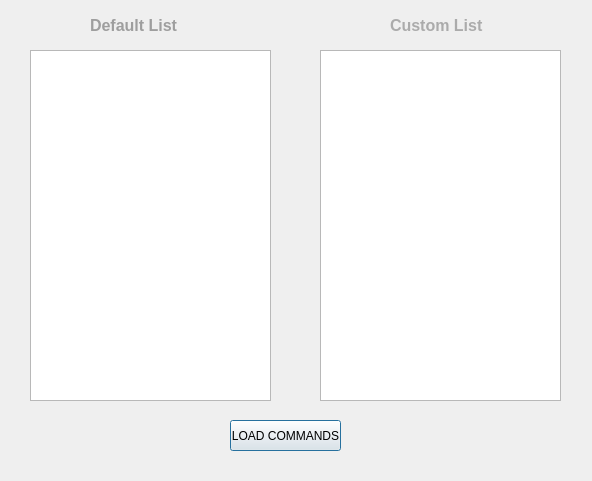
<?xml version="1.0" encoding="UTF-8"?>
<ui version="4.0">
 <class>Display</class>
 <widget class="QDialog" name="Display">
  <property name="geometry">
   <rect>
    <x>0</x>
    <y>0</y>
    <width>592</width>
    <height>481</height>
   </rect>
  </property>
  <property name="windowTitle">
   <string>Dialog</string>
  </property>
  <widget class="QPushButton" name="pushButton">
   <property name="geometry">
    <rect>
     <x>230</x>
     <y>420</y>
     <width>111</width>
     <height>31</height>
    </rect>
   </property>
   <property name="text">
    <string>LOAD COMMANDS</string>
   </property>
  </widget>
  <widget class="QTextBrowser" name="textBrowser">
   <property name="geometry">
    <rect>
     <x>30</x>
     <y>50</y>
     <width>241</width>
     <height>351</height>
    </rect>
   </property>
   <property name="autoFormatting">
    <set>QTextEdit::AutoBulletList</set>
   </property>
  </widget>
  <widget class="QTextBrowser" name="textBrowser_2">
   <property name="geometry">
    <rect>
     <x>320</x>
     <y>50</y>
     <width>241</width>
     <height>351</height>
    </rect>
   </property>
  </widget>
  <widget class="QLabel" name="label">
   <property name="geometry">
    <rect>
     <x>90</x>
     <y>15</y>
     <width>121</width>
     <height>21</height>
    </rect>
   </property>
   <property name="font">
    <font>
     <pointsize>12</pointsize>
     <weight>75</weight>
     <bold>true</bold>
    </font>
   </property>
   <property name="text">
    <string>&lt;html&gt;&lt;head/&gt;&lt;body&gt;&lt;p&gt;&lt;span style=&quot; color:#9e9e9e;&quot;&gt;Default List&lt;/span&gt;&lt;/p&gt;&lt;/body&gt;&lt;/html&gt;</string>
   </property>
  </widget>
  <widget class="QLabel" name="label_2">
   <property name="geometry">
    <rect>
     <x>390</x>
     <y>15</y>
     <width>121</width>
     <height>21</height>
    </rect>
   </property>
   <property name="font">
    <font>
     <pointsize>12</pointsize>
     <weight>75</weight>
     <bold>true</bold>
    </font>
   </property>
   <property name="text">
    <string>&lt;html&gt;&lt;head/&gt;&lt;body&gt;&lt;p&gt;&lt;span style=&quot; color:#ababab;&quot;&gt;Custom List&lt;/span&gt;&lt;/p&gt;&lt;/body&gt;&lt;/html&gt;</string>
   </property>
  </widget>
  <widget class="QWidget" name="widget" native="true">
   <property name="geometry">
    <rect>
     <x>0</x>
     <y>0</y>
     <width>591</width>
     <height>481</height>
    </rect>
   </property>
   <property name="styleSheet">
    <string notr="true">background-image: url(&quot;C:/Users/Dustin/Documents/GitHub/VILAN/VDATABASE/Docs/background.jpg&quot;);</string>
   </property>
  </widget>
  <zorder>widget</zorder>
  <zorder>pushButton</zorder>
  <zorder>textBrowser</zorder>
  <zorder>textBrowser_2</zorder>
  <zorder>label</zorder>
  <zorder>label_2</zorder>
 </widget>
 <resources/>
 <connections/>
</ui>
